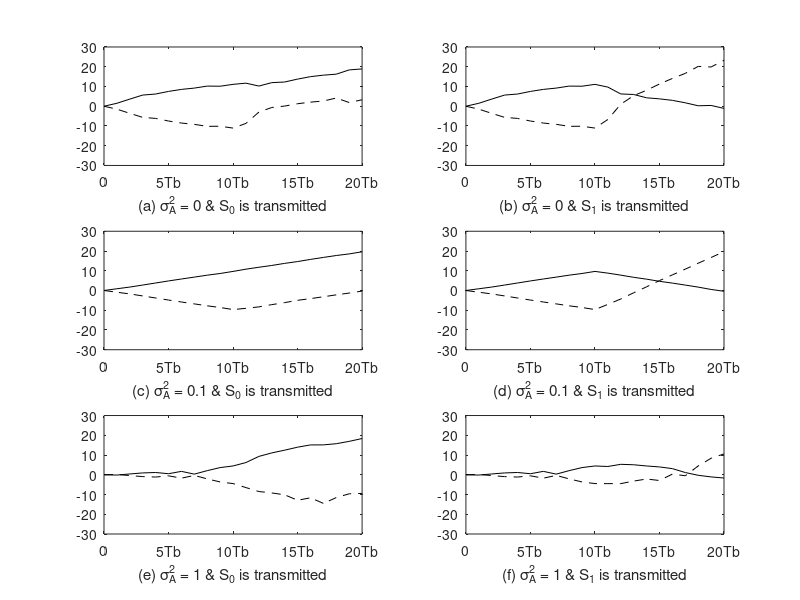

The MATLAB source for this figure: (Note: this script raises an error after producing the figure.)
N = 20;
 A = 1;
 t = 0:N;
 s0 = A*ones(1,N);
 s1 = [A*ones(1,N/2), - A*ones(1,N/2)];
 y0 = zeros(1,N);
 y1 = zeros(1,N);
 %Case 1 noise ~ N(0,0)
 noise = randn(1,N);
 %Sub case 1 s = s0:
 y = s0 +noise;
 y0 = conv(y,fliplr(s0));
 y1 = conv(y,fliplr(s1));
 subplot(3,2,1);
 plot(t,[0,y0(1:N)],'-k',t,[0,y1(1:N)],'--k')
 set(gca,'XTickLabel',{'0','5Tb','10Tb','15Tb','20Tb'})
 axis([0 20 -30 30])
 xlabel('(a) \sigma_A^2 = 0 & S_0 is transmitted')
 %Sub case 2 s = s1:
 y = s1 +noise;
 y0 = conv(y,fliplr(s0));
 y1 = conv(y,fliplr(s1));
 subplot(3,2,2);
 plot(t,[0,y0(1:N)],'-k',t,[0,y1(1:N)],'--k')
 set(gca,'XTickLabel',{'0','5Tb','10Tb','15Tb','20Tb'})
 axis([0 20 -30 30])
 xlabel('(b) \sigma_A^2 = 0 & S_1 is transmitted')
 %Case 2 noise ~ N(0,0.1)
 noise = randn(1,N)*0.1;
 %Sub case 1 s = s0:
 y = s0 +noise;
 y0 = conv(y,fliplr(s0));
 y1 = conv(y,fliplr(s1));
 subplot(3,2,3);
 plot(t,[0,y0(1:N)],'-k',t,[0,y1(1:N)],'--k')
 set(gca,'XTickLabel',{'0','5Tb','10Tb','15Tb','20Tb'})
 axis([0 20 -30 30])
 xlabel('(c) \sigma_A^2 = 0.1 & S_0 is transmitted')
 %Sub case 2 s = s1:
 y = s1 +noise;
 y0 = conv(y,fliplr(s0));
 y1 = conv(y,fliplr(s1));
 subplot(3,2,4);
 plot(t,[0,y0(1:N)],'-k',t,[0,y1(1:N)],'--k')
 set(gca,'XTickLabel',{'0','5Tb','10Tb','15Tb','20Tb'})
 axis([0 20 -30 30])
 xlabel('(d) \sigma_A^2 = 0.1 & S_1 is transmitted')
 %Case 3 noise ~ N(0,1)
 noise = randn(1,N);
 %Sub case 1 s = s0:
 y = s0 +noise;
 y0 = conv(y,fliplr(s0));
 y1 = conv(y,fliplr(s1));
 subplot(3,2,5);
 plot(t,[0,y0(1:N)],'-k',t,[0,y1(1:N)],'--k')
 set(gca,'XTickLabel',{'0','5Tb','10Tb','15Tb','20Tb'})
 axis([0 20 -30 30])
 xlabel('(e) \sigma_A^2 = 1 & S_0 is transmitted')
 %Sub case 2 s = s1:
 y = s1 +noise;
 y0 = conv(y,fliplr(s0));
 y1 = conv(y,fliplr(s1));
 subplot(3,2,6);
 plot(t,[0,y0(1:N)],'-k',t,[0,y1(1:N)],'--k')
 set(gca,'XTickLabel',{'0','5Tb','10Tb','15Tb','20Tb'})
 axis([0 20 -30 30])
 xlabel('(f) \sigma_A^2 = 1 & S_1 is transmitted')
 sgtitle('Illustrative Problem 5.4');